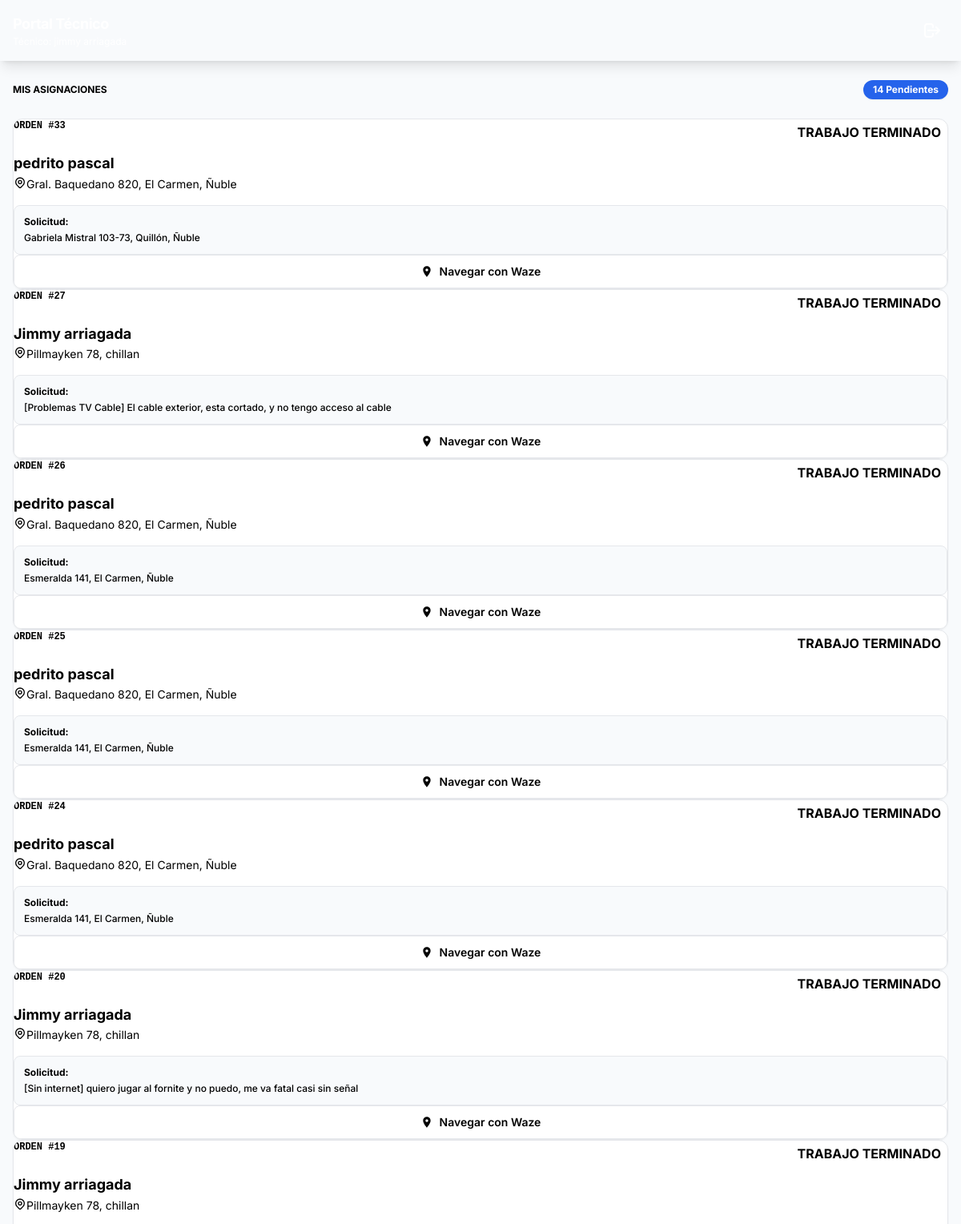
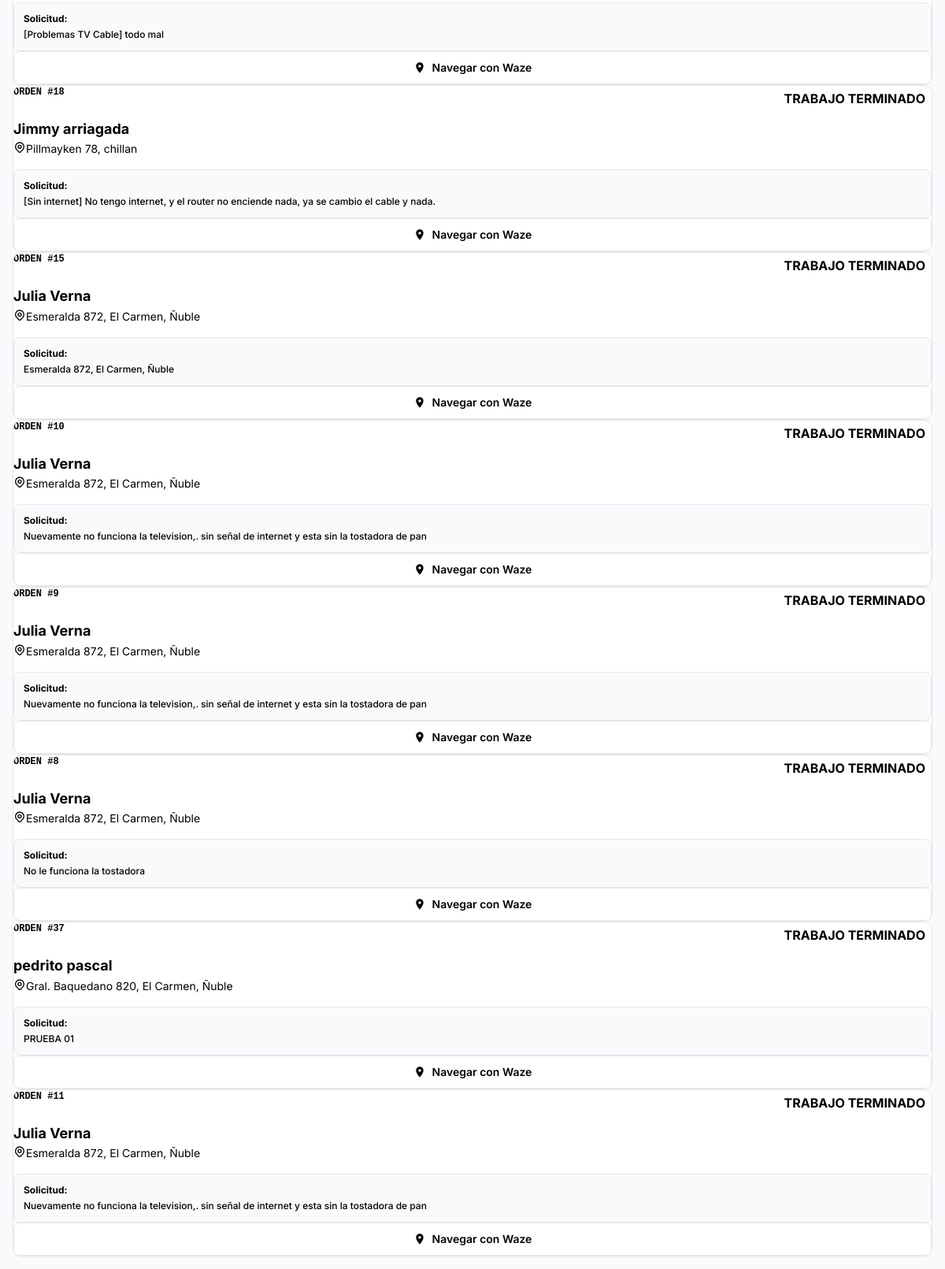
The app's page /portal-tecnico/ (signed in) with its own data (2 pictures, top to bottom).
### ordenes/models.py (models this page shows, shortened)
class OrdenTrabajo(models.Model):
    PRIORIDAD_CHOICES = [
        ('ALTA', 'Alta'),
        ('MEDIA', 'Media'),
        ('BAJA', 'Baja'),
    ]
    ESTADO_CHOICES = [
        ('PENDIENTE', 'Pendiente de Asignación'),
        ('ASIGNADA', 'Asignada a Técnico'),
        ('EN_CAMINO', 'Técnico en Camino'),
        ('EN_PROCESO', 'En Proceso'),
        ('TERMINADO', 'Trabajo Terminado'),
        ('CERRADA', 'Cerrada por Administración'),
    ]
    cliente = models.ForeignKey(Cliente, on_delete=models.CASCADE, related_name='ordenes')
    tecnico = models.ForeignKey(Tecnico, on_delete=models.SET_NULL, null=True, blank=True, related_name='ordenes_asignadas', verbose_name="Técnico asignado")
    descripcion = models.TextField(verbose_name="Detalle de la falla o servicio")
    prioridad = models.CharField(max_length=10, choices=PRIORIDAD_CHOICES, default='MEDIA')
    estado = models.CharField(max_length=20, choices=ESTADO_CHOICES, default='PENDIENTE')
    ubicacion_servicio = models.CharField(max_length=100, help_text="Coordenadas lat,long del servicio", verbose_name="Ubicación del Servicio")
    fecha_creacion = models.DateTimeField(auto_now_add=True, verbose_name="Fecha de creación")
    fecha_actualizacion = models.DateTimeField(auto_now=True, verbose_name="Última actualización")
    evidencia_url = models.URLField(blank=True, null=True, verbose_name="Link a evidencia (foto/doc)")
    observaciones = models.TextField(blank=True, null=True, verbose_name="Observaciones finales")
    class Meta:
        verbose_name = "Orden de Trabajo"
        verbose_name_plural = "Órdenes de Trabajo"
        ordering = ['-fecha_creacion'] # Las más nuevas primero

class Cliente(models.Model):
    nombre = models.CharField(max_length=200, verbose_name="Nombre Cliente")
    direccion = models.CharField(max_length=255, verbose_name="Dirección física")
    telefono = models.CharField(max_length=20, verbose_name="Teléfono/WhatsApp")
    correo = models.EmailField(blank=True, null=True, verbose_name="Correo electrónico (opcional)")
    fecha_registro = models.DateTimeField(auto_now_add=True, verbose_name="Fecha de registro")
    chat_state = models.CharField(max_length=50, default='START', null=True, blank=True, verbose_name="Estado del Chat")
    temp_data = models.JSONField(default=dict, null=True, blank=True, verbose_name="Datos Temporales del Chat")

### UsuarioApp/views.py (the view)
# urls.py: path('portal-tecnico/', PortalTecnicoView.as_view(), name='portal_tecnico'),
class PortalTecnicoView(LoginRequiredMixin, View):
    template_name = "pages/portal_tecnico.html"
    def get(self, request, *args, **kwargs):
        try:
            tecnico_actual = Tecnico.objects.get(user=request.user)
        except Tecnico.DoesNotExist:
            return render(request, self.template_name, {'ordenes': [], 'error_tecnico': True})
        ordenes = OrdenTrabajo.objects.filter(
            tecnico=tecnico_actual
        ).exclude(
            estado='TERMINADA'
        ).select_related('cliente').order_by('-prioridad', '-id')
        context = {
            'ordenes': ordenes
        }
        return render(request, self.template_name, context)

### UsuarioApp/models.py (called while the page is built)
    def save(self, *args, **kwargs):
        update_last_activity = kwargs.pop("update_last_activity", False)
        if update_last_activity:
            self.last_activity = timezone.now()
            kwargs["update_fields"] = ["last_activity"]
        if self.pk:
            handle_old_image(Profile, self.pk, self.image)
        super(Profile, self).save(*args, **kwargs)
        if self.image and os.path.exists(self.image.path):
            resize_image(self.image.path, 300)
            crop_image(self.image.path, 300)

    def update_last_activity(self):
        self.save(update_last_activity=True)

### utils/customer_img.py (called while the page is built, shortened)
def resize_image(img_path, img_size):
    try:
        with Image.open(img_path) as img:
            ancho, alto = img.size
    except (FileExistsError, UnidentifiedImageError):
        print("Error al Redimensionar la imagen")

def crop_image(img_path, img_size):
    try:
        with Image.open(img_path) as img:
            ancho, alto = img.size
    except (FileExistsError, UnidentifiedImageError):
        print("Erro al Recortar la imagen")

def handle_old_image(modelo, pk, image):
    default_image = "profile.webp"
    old_profile = modelo.objects.get(pk=pk)
    default_image_path = os.path.join(settings.MEDIA_ROOT, default_image)
    if (
        old_profile.image.path != image.path
        and old_profile.image.path != default_image_path
    ):
        default_storage.delete(old_profile.image.path)

### templates/pages/portal_tecnico.html (shortened to what this page needs)
{% extends 'components/Layout/base.html' %}
{% load static %}
{% block content %}
<div class="min-h-screen bg-slate-100 pb-20 font-sans">
    <div class="bg-slate-900 text-white p-4 shadow-lg sticky top-0 z-50 flex justify-between items-center">
        <div>
            <h1 class="font-bold text-lg tracking-tight">Portal Técnico</h1>
            <p class="text-xs text-slate-400">Técnico: {{ user.first_name }} {{ user.last_name }}</p>
        </div>
        <a href="{% url 'account_logout' %}" class="bg-slate-800 p-2 rounded-full text-slate-300 hover:text-white transition-colors">
            <svg class="w-6 h-6" fill="none" stroke="currentColor" viewBox="0 0 24 24"><path stroke-linecap="round" stroke-linejoin="round" stroke-width="2" d="M17 16l4-4m0 0l-4-4m4 4H7m6 4v1a3 3 0 01-3 3H6a3 3 0 01-3-3V7a3 3 0 013-3h4a3 3 0 013 3v1"></path></svg>
        </a>
    </div>
    <div class="p-4 max-w-lg mx-auto">
        <div class="flex justify-between items-center mb-6 mt-2">
            <h2 class="text-slate-500 font-bold uppercase text-xs tracking-wider">Mis Asignaciones</h2>
            <span class="text-xs font-bold bg-blue-600 text-white px-3 py-1 rounded-full shadow-sm">
                {{ ordenes|length }} Pendientes
            </span>
        </div>
        <div class="space-y-5">
            {% for orden in ordenes %}
            <div class="bg-white rounded-xl shadow-sm border border-slate-200 overflow-hidden relative" id="card-orden-{{ orden.id }}">
                <div class="pl-5 p-5">
                    <div class="flex justify-between items-start mb-3">
                        <span class="font-mono text-xs text-slate-400 font-bold">ORDEN #{{ orden.id }}</span>
                        <span class="px-2 py-1 rounded text-[10px] font-bold uppercase tracking-wide
                            ">
                            {{ orden.get_estado_display|default:orden.estado }}
                        </span>
                    </div>
                    <h3 class="text-lg font-bold text-slate-900 mb-1 leading-tight">
                        {{ orden.cliente.nombre }}
                    </h3>
                    <p class="text-sm text-slate-500 mb-4 flex items-start gap-1.5">
                        <span>{{ orden.direccion|default:orden.cliente.direccion }}</span>
                    </p>
                    <div class="bg-slate-50 p-3 rounded-lg border border-slate-100 mb-5">
                        <p class="text-xs text-slate-700 font-medium leading-relaxed">
                            <span class="font-bold text-slate-900 block mb-1">Solicitud:</span>
                            {{ orden.descripcion }}
                        </p>
                    </div>
                    <div class="grid gap-3">
                        <a href="https://waze.com/ul?q={{ orden.direccion }}" target="_blank" class="flex justify-center items-center gap-2 w-full py-2.5 bg-white border border-slate-200 text-slate-600 font-semibold rounded-lg hover:bg-slate-50 transition-colors text-sm shadow-sm">
                            <svg class="w-4 h-4 text-blue-400" fill="currentColor" viewBox="0 0 24 24"><path d="M12 2C8.13 2 5 5.13 5 9c0 5.25 7 13 7 13s7-7.75 7-13c0-3.87-3.13-7-7-7zm0 9.5c-1.38 0-2.5-1.12-2.5-2.5s1.12-2.5 2.5-2.5 2.5 1.12 2.5 2.5-1.12 2.5-2.5 2.5z"/></svg>
                            Navegar con Waze
                        </a>
                    </div>
                </div>
            </div>
            {% endfor %}
        </div>
    </div>
</div>
{% endblock content %}

### templates/components/Layout/base.html (style rules this page uses)
body { font-family: 'Inter', sans-serif; }

### records on screen
OrdenTrabajo: id "33", estado "TRABAJO TERMINADO", cliente.nombre "pedrito pascal", direccion "Gral. Baquedano 820, El Carmen, Ñuble", descripcion "Gabriela Mistral 103-73, Quillón, Ñuble"
OrdenTrabajo: id "27", estado "TRABAJO TERMINADO", cliente.nombre "Jimmy arriagada", direccion "Pillmayken 78, chillan", descripcion "[Problemas TV Cable] El cable exterior, esta cortado, y no tengo acceso al cable"
OrdenTrabajo: id "26", estado "TRABAJO TERMINADO", cliente.nombre "pedrito pascal", direccion "Gral. Baquedano 820, El Carmen, Ñuble", descripcion "Esmeralda 141, El Carmen, Ñuble"
OrdenTrabajo: id "25", estado "TRABAJO TERMINADO", cliente.nombre "pedrito pascal", direccion "Gral. Baquedano 820, El Carmen, Ñuble", descripcion "Esmeralda 141, El Carmen, Ñuble"
OrdenTrabajo: id "24", estado "TRABAJO TERMINADO", cliente.nombre "pedrito pascal", direccion "Gral. Baquedano 820, El Carmen, Ñuble", descripcion "Esmeralda 141, El Carmen, Ñuble"
OrdenTrabajo: id "20", estado "TRABAJO TERMINADO", cliente.nombre "Jimmy arriagada", direccion "Pillmayken 78, chillan", descripcion "[Sin internet] quiero jugar al fornite y no puedo, me va fatal casi sin señal"
OrdenTrabajo: id "19", estado "TRABAJO TERMINADO", cliente.nombre "Jimmy arriagada", direccion "Pillmayken 78, chillan", descripcion "[Problemas TV Cable] todo mal"
OrdenTrabajo: id "18", estado "TRABAJO TERMINADO", cliente.nombre "Jimmy arriagada", direccion "Pillmayken 78, chillan", descripcion "[Sin internet] No tengo internet, y el router no enciende nada, ya se cambio el cable y nada."
OrdenTrabajo: id "15", estado "TRABAJO TERMINADO", cliente.nombre "Julia Verna", direccion "Esmeralda 872, El Carmen, Ñuble", descripcion "Esmeralda 872, El Carmen, Ñuble"
OrdenTrabajo: id "10", estado "TRABAJO TERMINADO", cliente.nombre "Julia Verna", direccion "Esmeralda 872, El Carmen, Ñuble", descripcion "Nuevamente no funciona la television,. sin señal de internet y esta sin la tostadora de pan"
OrdenTrabajo: id "9", estado "TRABAJO TERMINADO", cliente.nombre "Julia Verna", direccion "Esmeralda 872, El Carmen, Ñuble", descripcion "Nuevamente no funciona la television,. sin señal de internet y esta sin la tostadora de pan"
OrdenTrabajo: id "8", estado "TRABAJO TERMINADO", cliente.nombre "Julia Verna", direccion "Esmeralda 872, El Carmen, Ñuble", descripcion "No le funciona la tostadora"
OrdenTrabajo: id "37", estado "TRABAJO TERMINADO", cliente.nombre "pedrito pascal", direccion "Gral. Baquedano 820, El Carmen, Ñuble", descripcion "PRUEBA 01"
OrdenTrabajo: id "11", estado "TRABAJO TERMINADO", cliente.nombre "Julia Verna", direccion "Esmeralda 872, El Carmen, Ñuble", descripcion "Nuevamente no funciona la television,. sin señal de internet y esta sin la tostadora de pan"

### other values on screen
{{ ordenes|length }} "14"
